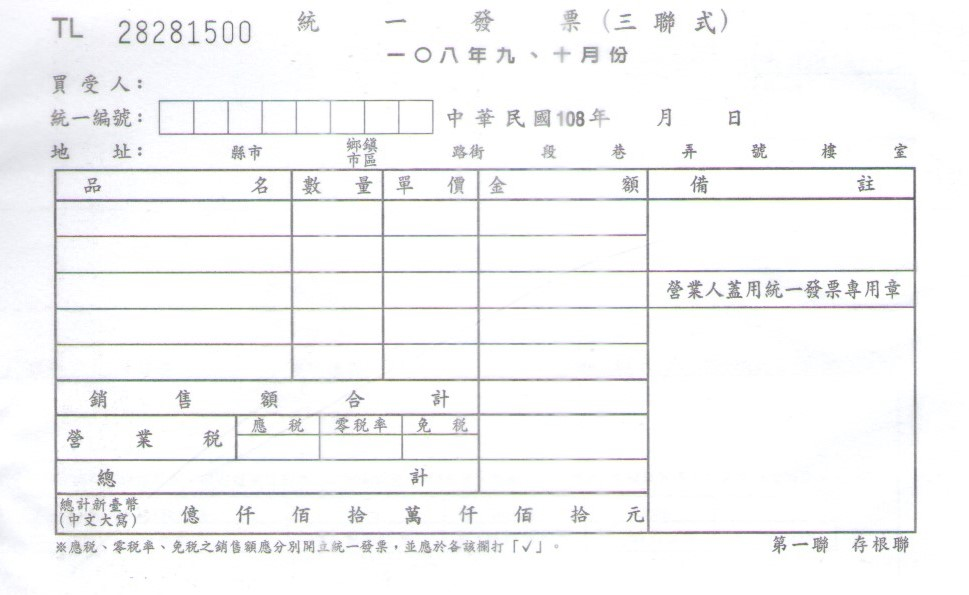
#> input picture invoice_train_data.jpg, 969 x 595 px
$ python gen_handwriting_chinese_price.py --char_dir . --bg_image invoice_train_data.jpg --output_dir out
#> lines starting #> are read from the running program, lines starting #| are printed output that depends on the picture
import os
import random
import argparse
from collections import defaultdict
from typing import List, Tuple, Dict, Optional, Any

from PIL import Image, ImageDraw, ImageFilter, ImageEnhance

# --- 全域配置 (Configuration) ---

# 預設的 Bounding Boxes (針對特定發票模板)
# 格式: (x_min, y_min, x_max, y_max)
DEFAULT_BBOXES = [
    (141, 493, 182, 532), # 億
    (199, 492, 235, 534), # 仟
    (255, 492, 291, 534), # 佰
    (308, 492, 344, 534), # 拾
    (366, 492, 402, 534), # 萬
    (424, 491, 460, 533), # 仟
    (480, 492, 516, 534), # 佰
    (536, 492, 572, 534), # 拾
    (591, 490, 627, 532)  # 元
]

# 靜態單位文字
STATIC_UNITS = ['億', '仟', '佰', '拾', '萬', '仟', '佰', '拾', '元']

# 目標字符集 (大寫數字)
TARGET_CHAR_SET = ['零', '壹', '貳', '參', '肆', '伍', '陸', '柒', '捌', '玖']

def build_char_map(data_dir: str) -> Dict[str, List[str]]:
    """
    建立字元對應表，索引資料夾中的所有圖片路徑。

    Args:
        data_dir (str): 手寫字資料集的根目錄。

    Returns:
        Dict[str, List[str]]: 鍵為字元，值為該字元的圖片路徑列表。
    """
#> called with data_dir = '.'
    print(f"正在索引資料夾: {data_dir}...")
    char_map = defaultdict(list)

    for dirpath, _, filenames in os.walk(data_dir):
        for filename in filenames:
            if filename.lower().endswith(('.png', '.jpg', '.jpeg')):
                # 假設檔名格式為 '字_id.png' (例如: 參_0.png)
                char = filename.split('_')[0]
                if char:
                    file_path = os.path.join(dirpath, filename)
                    char_map[char].append(file_path)

    print(f"索引完成！找到 {len(char_map)} 個獨立字元。")
    print(f"總共 {sum(len(v) for v in char_map.values())} 張圖片。")
    return char_map

def _paste_single_char(canvas: Image.Image,
                       char_map: Dict[str, List[str]],
                       char_to_draw: str,
                       bbox: Tuple[int, int, int, int],
                       text_color: Tuple[int, int, int]) -> bool:
    """
    (Internal Helper) 將單個字元經過隨機變換後貼到畫布的指定 BBox 中。
    包含：墨水暈開模擬、隨機旋轉、縮放、位置抖動。

    Args:
        canvas (Image.Image): 目標畫布。
        char_map (Dict): 字符對應表。
        char_to_draw (str): 要繪製的字元。
        bbox (Tuple): 目標區域 (xmin, ymin, xmax, ymax)。
        text_color (Tuple): 文字顏色 (R, G, B)。

    Returns:
        bool: 成功貼上返回 True，失敗返回 False。
    """
    try:
        if not char_map[char_to_draw]:
            return False

        img_path = random.choice(char_map[char_to_draw])
        img_gray = Image.open(img_path).convert('L')

        # 1. 建立遮罩 (二值化)
        mask = img_gray.point(lambda p: 255 if p < 200 else 0, 'L')

        # 2. 模擬墨水暈開 (Dilation)
        if random.random() < 0.2:
            mask = mask.filter(ImageFilter.MaxFilter(3))

        # 3. 裁切有效區域
        digit_bbox = mask.getbbox()
        if not digit_bbox:
            return False
        mask_cropped = mask.crop(digit_bbox)

        # 4. 隨機旋轉 (修正：縮小旋轉角度，讓字看起來更端正)
        angle = random.randint(-6, 6)
        mask_cropped = mask_cropped.rotate(angle, resample=Image.BICUBIC, expand=True)

        # 再次裁切旋轉後的空白
        digit_bbox = mask_cropped.getbbox()
        if not digit_bbox: return False
        mask_cropped = mask_cropped.crop(digit_bbox)

        # 5. 計算縮放比例
        field_width = bbox[2] - bbox[0]
        field_height = bbox[3] - bbox[1]

        target_height_base = field_height * random.uniform(0.7, 0.95)
        scale_factor = target_height_base / mask_cropped.height

        # (修正：縮小縮放變異，避免字忽大忽小)
        char_specific_scale = scale_factor * random.uniform(0.9, 1.1)

        new_width = int(mask_cropped.width * char_specific_scale)
        new_height = int(mask_cropped.height * char_specific_scale)

        # 邊界檢查：如果太寬則限制寬度
        if new_width > field_width * 1.2:
             scale_factor = (field_width * 1.2) / mask_cropped.width
             new_width = int(mask_cropped.width * scale_factor)
             new_height = int(mask_cropped.height * scale_factor)

        if new_width == 0 or new_height == 0: return False

        scaled_mask = mask_cropped.resize((new_width, new_height), Image.Resampling.LANCZOS)

        # 6. 定位與抖動 (Jitter)
        # (修正：大幅縮小偏移量，讓字保持在格子中央附近)
        x_center_offset = (field_width - new_width) // 2
        y_center_offset = (field_height - new_height) // 2

        x_jitter = random.randint(-field_width // 8, field_width // 8)
        y_jitter = random.randint(-field_height // 8, field_height // 8)

        paste_x = bbox[0] + x_center_offset + x_jitter
        paste_y = bbox[1] + y_center_offset + y_jitter

        # 7. 貼上 (使用 RGB 純色圖層 + Mask)
        char_img_rgb = Image.new('RGB', (new_width, new_height), text_color)
        canvas.paste(char_img_rgb, (paste_x, paste_y), scaled_mask)

        return True

    except Exception as e:
        print(f"處理字元 {char_to_draw} (路徑: {img_path}) 時發生錯誤: {e}")
        return False

def generate_capital_number_image(char_map: Dict[str, List[str]],
                                  background_path: str,
                                  target_bboxes: List[Tuple[int, int, int, int]],
                                  static_units: List[str]) -> Tuple[Optional[Image.Image], Optional[str]]:
    """
    生成一張合成的中文大寫數字發票圖片。
    包含：背景色偏、手寫數字填入、隨機刪除線繪製。

    Returns:
        Tuple[Image, str]: (合成圖片物件, 對應的標籤文字)。失敗則回傳 (None, None)。
    """
#> called with background_path = 'invoice_train_data.jpg'
    label_chars = []

    try:
        canvas = Image.open(background_path).convert('RGB')
#> canvas is the input picture: PIL image 969x595 RGB; mean R, G, B 245.5, 245.7, 246.1

        # --- 背景增強 (Data Augmentation) ---
        # 85% 機率加上隨機色偏，模擬紙張泛黃或不同光源
        if random.random() < 0.85:
            r_tint = random.randint(210, 255)
            g_tint = random.randint(210, 255)
            b_tint = random.randint(210, 255)

            # 避免純白
            if (r_tint, g_tint, b_tint) == (255, 255, 255):
                g_tint = 240

            color_tint_layer = Image.new('RGB', canvas.size, (r_tint, g_tint, b_tint))
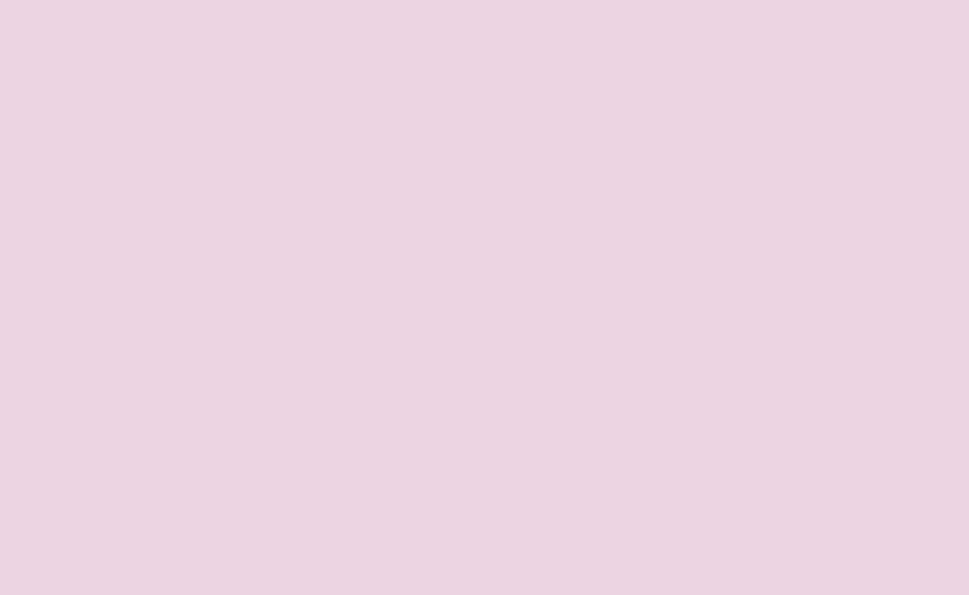
#> color_tint_layer: PIL image 969x595 RGB; mean R, G, B 236, 212, 226
            alpha_blend = random.uniform(0.1, 0.3)
            canvas = Image.blend(canvas, color_tint_layer, alpha=alpha_blend)

        draw = ImageDraw.Draw(canvas)

    except Exception as e:
        print(f"載入背景圖片 {background_path} 失敗: {e}")
        return None, None

    # --- 決定筆跡顏色 ---
    color_choice = random.choice(['black', 'blue'])
    if color_choice == 'black':
        shade = random.randint(20, 80)
        text_color = (shade, shade, shade)
    elif color_choice == 'blue':
        text_color = (random.randint(10, 50), random.randint(20, 60), random.randint(90, 180))

    # --- 刪除線屬性 ---
    line_color = text_color
    line_width = random.randint(2, 4)

    # --- 決定數字填寫起始點 ---
    # 權重設計：讓 '仟', '佰', '拾', '元' 有更高機率被選為起始點，以產生前導空格
    indices = list(range(len(target_bboxes)))
    weights = [1, 1, 1, 1, 2, 3, 4, 5, 5]
    start_index = random.choices(indices, weights=weights, k=1)[0]

    line_bboxes = [] # 收集需要畫刪除線的區域

    # --- 填入數字與空格 ---
    for i, bbox in enumerate(target_bboxes):
        unit_char = static_units[i]

        if i < start_index:
            # Case 1: 空白欄位 (紀錄 BBox 以便稍後畫線)
            label_chars.append(unit_char)
            line_bboxes.append(bbox)

        elif i == start_index:
            # Case 2: 第一個數字
            # 如果是 '元' 欄位，可以是 0；否則首位不可為 0
            if i == len(target_bboxes) - 1:
                current_char_set = TARGET_CHAR_SET # 0~9
            else:
                current_char_set = TARGET_CHAR_SET[1:] # 1~9

            char_to_draw = random.choice(current_char_set)
            label_chars.append(char_to_draw + unit_char)
            _paste_single_char(canvas, char_map, char_to_draw, bbox, text_color)

        else: # i > start_index
            # Case 3: 後續數字 (可以是 0)
            char_to_draw = random.choice(TARGET_CHAR_SET)
            label_chars.append(char_to_draw + unit_char)
            _paste_single_char(canvas, char_map, char_to_draw, bbox, text_color)

    # --- 繪製手寫波浪刪除線 (Wavy Strikethrough) ---
    if line_bboxes and random.random() < 0.5:
        try:
            ref_bbox = line_bboxes[0]
            field_height = ref_bbox[3] - ref_bbox[1]
            y_center = (ref_bbox[1] + ref_bbox[3]) // 2

            x_start = min(b[0] for b in line_bboxes) + random.randint(3, 10)
            x_end = max(b[2] for b in line_bboxes) - random.randint(3, 10)

            points = []
            x = x_start
            base_y = y_center + random.randint(-field_height // 4, field_height // 4)
            points.append((x, base_y))

            while x < x_end:
                x_step = random.randint(30, 70)
                x = min(x + x_step, x_end)
                # 垂直抖動 (Tremor)
                y_tremor = random.randint(-4, 4)
                points.append((x, base_y + y_tremor))

            points[-1] = (x_end, base_y + random.randint(-2, 2))

            # 使用 PIL 的 line 繪製多點連線
            draw.line(points, fill=line_color, width=line_width)

        except Exception as e:
            print(f"繪製刪除線時發生錯誤: {e}")

    # --- 最終裁切與後製 ---
    final_label = "".join(label_chars)

    min_x = min(box[0] for box in target_bboxes)
    min_y = min(box[1] for box in target_bboxes)
    max_y = max(box[3] for box in target_bboxes)
    max_x_override = 650

    padding = 5
    final_crop_box = (
        max(0, min_x - padding),
        max(0, min_y - padding),
        min(canvas.width, max_x_override),
        min(canvas.height, max_y + padding)
    )
#> final_crop_box = (136, 485, 650, 539)

    if final_crop_box[0] >= final_crop_box[2] or final_crop_box[1] >= final_crop_box[3]:
        return None, None

    cropped_image = canvas.crop(final_crop_box)
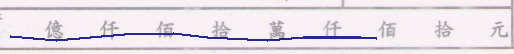
#> cropped_image: PIL image 514x54 RGB; mean R, G, B 230.5, 223.7, 231.3

    # 模糊處理 (Gaussian Blur)
    if random.random() < 0.4:
        cropped_image = cropped_image.filter(ImageFilter.GaussianBlur(radius=random.uniform(0.3, 1.0)))

    # 亮度與對比調整
    if random.random() < 0.3:
        enhancer = ImageEnhance.Brightness(cropped_image)
        cropped_image = enhancer.enhance(random.uniform(0.8, 1.2))

        enhancer = ImageEnhance.Contrast(cropped_image)
        cropped_image = enhancer.enhance(random.uniform(0.8, 1.2))

    return cropped_image, final_label

def main():
    parser = argparse.ArgumentParser(description="合成中文大寫金額 OCR 訓練資料生成器")
    parser.add_argument("--char_dir" , required=True, help="手寫單字圖片資料夾路徑")
    parser.add_argument("--bg_image" , required=True, help="發票背景圖片路徑 (.jpg/.png)")
    parser.add_argument("--output_dir", required=True, help="輸出資料夾路徑")
    parser.add_argument("--count", type=int, default=100, help="要生成的圖片數量")
    args = parser.parse_args()
    args = parser.parse_args()

    # 檢查路徑
    if not os.path.exists(args.bg_image):
        print(f"錯誤：找不到背景圖片 {args.bg_image}")
        return

    # 建立輸出目錄
    os.makedirs(args.output_dir, exist_ok=True)

    # 載入字符集
    char_map = build_char_map(args.char_dir)

    # 檢查缺字
    missing_chars = [c for c in TARGET_CHAR_SET if c not in char_map]
    if missing_chars:
        print(f"警告: 資料夾中缺少以下必要字元: {missing_chars}")
        # 可選擇是否 return 終止

    if not char_map:
        print("錯誤: 字符索引為空，程式終止。")
        return

    print(f"\n--- 開始生成 {args.count} 張圖片 ---")

    label_records = []
    successful_generations = 0

    while successful_generations < args.count:
        synthetic_image, image_label = generate_capital_number_image(
            char_map,
            args.bg_image,
            DEFAULT_BBOXES,
            STATIC_UNITS
        )
#> image_label = '億仟佰拾萬仟佰肆拾捌元'

        # 簡單過濾：確保有產生有效標籤
        if not synthetic_image or not image_label:
            continue

        # 存檔處理
        base_filename = f"{image_label}.png"
#> base_filename = '億仟佰拾萬仟佰肆拾捌元.png'
        output_path = os.path.join(args.output_dir, base_filename)

        # 處理檔名重複
        dup_count = 1
        while os.path.exists(output_path):
            output_path = os.path.join(args.output_dir, f"{image_label}_{dup_count}.png")
            dup_count += 1
#> this loop made 0 passes
#> after the loop, dup_count = 1

        synthetic_image.save(output_path, "PNG")

        final_filename = os.path.basename(output_path)
        label_records.append(f"{final_filename}\t{image_label}")

        successful_generations += 1
        if successful_generations % 10 == 0:
            print(f"進度: [{successful_generations}/{args.count}]")

    # 寫入標籤檔 (Label File)
    label_file_path = os.path.join(args.output_dir, "labels.txt")
    with open(label_file_path, 'w', encoding='utf-8') as f:
        f.write("\n".join(label_records))

    print(f"\n--- 全部完成 ---")
    print(f"資料集已儲存至: {args.output_dir}")
#| 資料集已儲存至: out
    print(f"標註檔案: {label_file_path}")
#| 標註檔案: out/labels.txt

if __name__ == "__main__":
    main()
